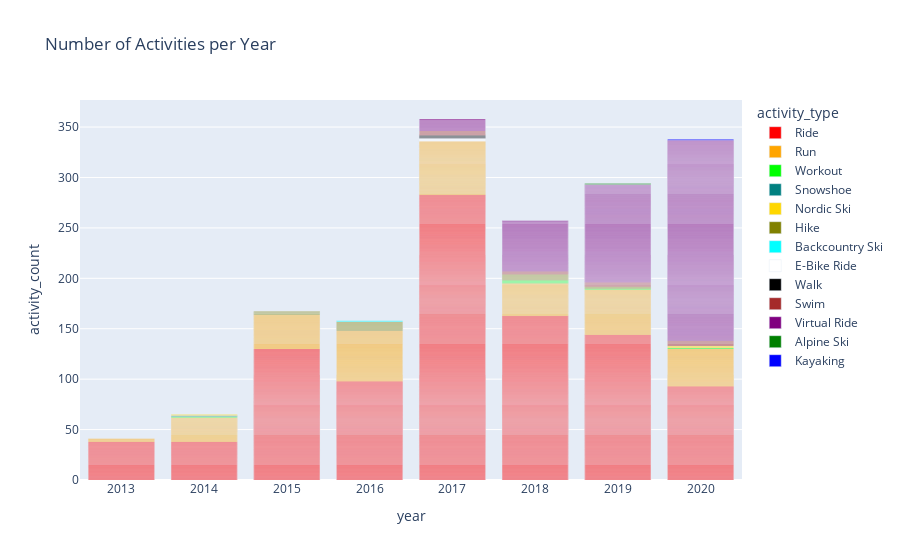

Notebook code for this chart:
### Code cell
fig = px.bar(data_strava, x="year", y="activity_count", color="activity_type", title="Number of Activities per Year",
                         color_discrete_sequence=["red","orange","lime","teal","gold","olive","cyan","white","black","brown","purple", "green", "blue", "yellow","goldenrod", "magenta"],
)
fig.show()

### Figure 1 — Plotly figure (JSON) as saved in the notebook; plotly's stock layout.template omitted (floating-point values rounded to 4 significant figures; data arrays with more than 128 entries replaced by an {"elided": "..."} marker saying what was removed)
{"data": [{"alignmentgroup": "True", "hovertemplate": "activity_type=Ride<br>year=%{x}<br>activity_count=%{y}<extra></extra>", "legendgroup": "Ride", "marker": {"color": "red"}, "name": "Ride", "offsetgroup": "Ride", "orientation": "v", "showlegend": true, "textposition": "auto", "type": "bar", "x": {"elided": "987 str values"}, "xaxis": "x", "y": {"elided": "987 int values"}, "yaxis": "y"}, {"alignmentgroup": "True", "hovertemplate": "activity_type=Run<br>year=%{x}<br>activity_count=%{y}<extra></extra>", "legendgroup": "Run", "marker": {"color": "orange"}, "name": "Run", "offsetgroup": "Run", "orientation": "v", "showlegend": true, "textposition": "auto", "type": "bar", "x": {"elided": "278 str values"}, "xaxis": "x", "y": {"elided": "278 int values"}, "yaxis": "y"}, {"alignmentgroup": "True", "hovertemplate": "activity_type=Workout<br>year=%{x}<br>activity_count=%{y}<extra></extra>", "legendgroup": "Workout", "marker": {"color": "lime"}, "name": "Workout", "offsetgroup": "Workout", "orientation": "v", "showlegend": true, "textposition": "auto", "type": "bar", "x": [" 2014", " 2018", " 2018", " 2018", " 2019", " 2020"], "xaxis": "x", "y": [1, 1, 1, 1, 1, 1], "yaxis": "y"}, {"alignmentgroup": "True", "hovertemplate": "activity_type=Snowshoe<br>year=%{x}<br>activity_count=%{y}<extra></extra>", "legendgroup": "Snowshoe", "marker": {"color": "teal"}, "name": "Snowshoe", "offsetgroup": "Snowshoe", "orientation": "v", "showlegend": true, "textposition": "auto", "type": "bar", "x": [" 2014"], "xaxis": "x", "y": [1], "yaxis": "y"}, {"alignmentgroup": "True", "hovertemplate": "activity_type=Nordic Ski<br>year=%{x}<br>activity_count=%{y}<extra></extra>", "legendgroup": "Nordic Ski", "marker": {"color": "gold"}, "name": "Nordic Ski", "offsetgroup": "Nordic Ski", "orientation": "v", "showlegend": true, "textposition": "auto", "type": "bar", "x": [" 2014", " 2020", " 2020"], "xaxis": "x", "y": [1, 1, 1], "yaxis": "y"}, {"alignmentgroup": "True", "hovertemplate": "activity_type=Hike<br>year=%{x}<br>activity_count=%{y}<extra></extra>", "legendgroup": "Hike", "marker": {"color": "olive"}, "name": "Hike", "offsetgroup": "Hike", "orientation": "v", "showlegend": true, "textposition": "auto", "type": "bar", "x": [" 2015", " 2015", " 2015", " 2016", " 2016", " 2016", " 2016", " 2016", " 2016", " 2016", " 2016", " 2016", " 2018", " 2018", " 2018", " 2018", " 2018", " 2018", " 2019", " 2019"], "xaxis": "x", "y": [1, 1, 1, 1, 1, 1, 1, 1, 1, 1, 1, 1, 1, 1, 1, 1, 1, 1, 1, 1], "yaxis": "y"}, {"alignmentgroup": "True", "hovertemplate": "activity_type=Backcountry Ski<br>year=%{x}<br>activity_count=%{y}<extra></extra>", "legendgroup": "Backcountry Ski", "marker": {"color": "cyan"}, "name": "Backcountry Ski", "offsetgroup": "Backcountry Ski", "orientation": "v", "showlegend": true, "textposition": "auto", "type": "bar", "x": [" 2016"], "xaxis": "x", "y": [1], "yaxis": "y"}, {"alignmentgroup": "True", "hovertemplate": "activity_type=E-Bike Ride<br>year=%{x}<br>activity_count=%{y}<extra></extra>", "legendgroup": "E-Bike Ride", "marker": {"color": "white"}, "name": "E-Bike Ride", "offsetgroup": "E-Bike Ride", "orientation": "v", "showlegend": true, "textposition": "auto", "type": "bar", "x": [" 2017", " 2017", " 2017"], "xaxis": "x", "y": [1, 1, 1], "yaxis": "y"}, {"alignmentgroup": "True", "hovertemplate": "activity_type=Walk<br>year=%{x}<br>activity_count=%{y}<extra></extra>", "legendgroup": "Walk", "marker": {"color": "black"}, "name": "Walk", "offsetgroup": "Walk", "orientation": "v", "showlegend": true, "textposition": "auto", "type": "bar", "x": [" 2017", " 2017", " 2017"], "xaxis": "x", "y": [1, 1, 1], "yaxis": "y"}, {"alignmentgroup": "True", "hovertemplate": "activity_type=Swim<br>year=%{x}<br>activity_count=%{y}<extra></extra>", "legendgroup": "Swim", "marker": {"color": "brown"}, "name": "Swim", "offsetgroup": "Swim", "orientation": "v", "showlegend": true, "textposition": "auto", "type": "bar", "x": [" 2017", " 2017", " 2017", " 2017", " 2018", " 2018", " 2018", " 2019", " 2019", " 2019", " 2019", " 2020", " 2020", " 2020", " 2020", " 2020"], "xaxis": "x", "y": [1, 1, 1, 1, 1, 1, 1, 1, 1, 1, 1, 1, 1, 1, 1, 1], "yaxis": "y"}, {"alignmentgroup": "True", "hovertemplate": "activity_type=Virtual Ride<br>year=%{x}<br>activity_count=%{y}<extra></extra>", "legendgroup": "Virtual Ride", "marker": {"color": "purple"}, "name": "Virtual Ride", "offsetgroup": "Virtual Ride", "orientation": "v", "showlegend": true, "textposition": "auto", "type": "bar", "x": {"elided": "358 str values"}, "xaxis": "x", "y": {"elided": "358 int values"}, "yaxis": "y"}, {"alignmentgroup": "True", "hovertemplate": "activity_type=Alpine Ski<br>year=%{x}<br>activity_count=%{y}<extra></extra>", "legendgroup": "Alpine Ski", "marker": {"color": "green"}, "name": "Alpine Ski", "offsetgroup": "Alpine Ski", "orientation": "v", "showlegend": true, "textposition": "auto", "type": "bar", "x": [" 2019"], "xaxis": "x", "y": [1], "yaxis": "y"}, {"alignmentgroup": "True", "hovertemplate": "activity_type=Kayaking<br>year=%{x}<br>activity_count=%{y}<extra></extra>", "legendgroup": "Kayaking", "marker": {"color": "blue"}, "name": "Kayaking", "offsetgroup": "Kayaking", "orientation": "v", "showlegend": true, "textposition": "auto", "type": "bar", "x": [" 2020"], "xaxis": "x", "y": [1], "yaxis": "y"}], "layout": {"barmode": "relative", "legend": {"title": {"text": "activity_type"}, "tracegroupgap": 0}, "title": {"text": "Number of Activities per Year"}, "xaxis": {"anchor": "y", "domain": [0, 1], "title": {"text": "year"}}, "yaxis": {"anchor": "x", "domain": [0, 1], "title": {"text": "activity_count"}}}}
